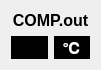
  <widget class="QWidget" name="verticalLayoutWidget_3">
   <property name="geometry">
    <rect>
     <x>360</x>
     <y>730</y>
     <width>101</width>
     <height>49</height>
    </rect>
   </property>
   <layout class="QVBoxLayout" name="verticalLayout_4">
    <item>
     <widget class="QLabel" name="MFM1_LABEL_4">
      <property name="font">
       <font>
        <family>Arial</family>
        <pointsize>12</pointsize>
        <weight>75</weight>
        <bold>true</bold>
       </font>
      </property>
      <property name="text">
       <string>COMP.out</string>
      </property>
      <property name="alignment">
       <set>Qt::AlignCenter</set>
      </property>
     </widget>
    </item>
    <item>
     <layout class="QHBoxLayout" name="horizontalLayout_4">
      <item>
       <widget class="QLabel" name="COMOUT_T">
        <property name="font">
         <font>
          <family>Arial</family>
          <pointsize>12</pointsize>
          <weight>75</weight>
          <bold>true</bold>
         </font>
        </property>
        <property name="styleSheet">
         <string notr="true">color: rgb(255, 255, 255);
background-color: rgb(0, 0, 0);</string>
        </property>
        <property name="text">
         <string/>
        </property>
        <property name="alignment">
         <set>Qt::AlignCenter</set>
        </property>
       </widget>
      </item>
      <item>
       <widget class="QLabel" name="UNIT_4">
        <property name="font">
         <font>
          <family>Arial</family>
          <pointsize>12</pointsize>
          <weight>75</weight>
          <bold>true</bold>
         </font>
        </property>
        <property name="styleSheet">
         <string notr="true">color: rgb(255, 255, 255);
background-color: rgb(0, 0, 0);</string>
        </property>
        <property name="text">
         <string>℃</string>
        </property>
        <property name="alignment">
         <set>Qt::AlignCenter</set>
        </property>
       </widget>
      </item>
     </layout>
    </item>
   </layout>
  </widget>
